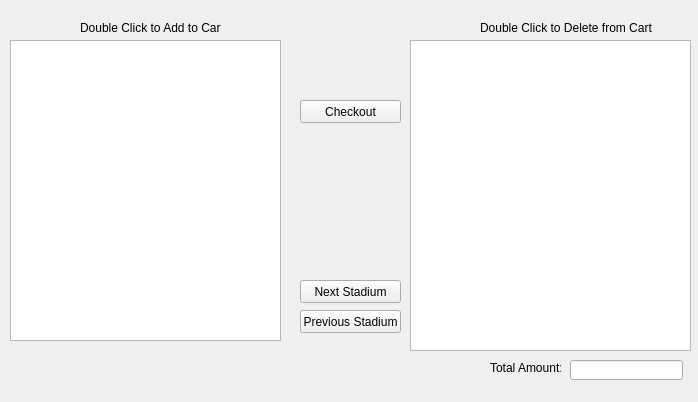
<?xml version="1.0" encoding="UTF-8"?>
<ui version="4.0">
 <class>souvenirwindow</class>
 <widget class="QWidget" name="souvenirwindow">
  <property name="geometry">
   <rect>
    <x>0</x>
    <y>0</y>
    <width>698</width>
    <height>402</height>
   </rect>
  </property>
  <property name="windowTitle">
   <string>Form</string>
  </property>
  <widget class="QTableView" name="teamSouvenirs">
   <property name="geometry">
    <rect>
     <x>10</x>
     <y>40</y>
     <width>271</width>
     <height>301</height>
    </rect>
   </property>
   <property name="alternatingRowColors">
    <bool>true</bool>
   </property>
   <property name="selectionBehavior">
    <enum>QAbstractItemView::SelectRows</enum>
   </property>
  </widget>
  <widget class="QPushButton" name="checkOut">
   <property name="geometry">
    <rect>
     <x>300</x>
     <y>100</y>
     <width>101</width>
     <height>23</height>
    </rect>
   </property>
   <property name="text">
    <string>Checkout</string>
   </property>
  </widget>
  <widget class="QPushButton" name="nextStadium">
   <property name="geometry">
    <rect>
     <x>300</x>
     <y>280</y>
     <width>101</width>
     <height>23</height>
    </rect>
   </property>
   <property name="text">
    <string>Next Stadium</string>
   </property>
  </widget>
  <widget class="QPushButton" name="previousStadium">
   <property name="geometry">
    <rect>
     <x>300</x>
     <y>310</y>
     <width>101</width>
     <height>23</height>
    </rect>
   </property>
   <property name="text">
    <string>Previous Stadium</string>
   </property>
  </widget>
  <widget class="QLineEdit" name="cartTotal">
   <property name="geometry">
    <rect>
     <x>570</x>
     <y>360</y>
     <width>113</width>
     <height>20</height>
    </rect>
   </property>
  </widget>
  <widget class="QTableView" name="cart">
   <property name="geometry">
    <rect>
     <x>410</x>
     <y>40</y>
     <width>281</width>
     <height>311</height>
    </rect>
   </property>
   <property name="editTriggers">
    <set>QAbstractItemView::NoEditTriggers</set>
   </property>
  </widget>
  <widget class="QLabel" name="label">
   <property name="geometry">
    <rect>
     <x>490</x>
     <y>360</y>
     <width>71</width>
     <height>16</height>
    </rect>
   </property>
   <property name="text">
    <string>Total Amount:</string>
   </property>
  </widget>
  <widget class="QLabel" name="label_2">
   <property name="geometry">
    <rect>
     <x>80</x>
     <y>20</y>
     <width>141</width>
     <height>16</height>
    </rect>
   </property>
   <property name="text">
    <string>Double Click to Add to Cart</string>
   </property>
  </widget>
  <widget class="QLabel" name="label_3">
   <property name="geometry">
    <rect>
     <x>480</x>
     <y>20</y>
     <width>181</width>
     <height>16</height>
    </rect>
   </property>
   <property name="text">
    <string>Double Click to Delete from Cart</string>
   </property>
  </widget>
 </widget>
 <resources/>
 <connections/>
</ui>
